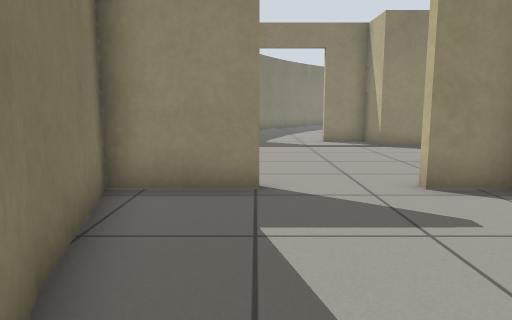
view 1 (above)

18 first-person views from a walk through a Gazebo world. The camera is 0.72 m above the floor, tilts 8° down and sees 70° across. The floor is counted in squares, 0.5 m on a side. Each view is taken from the middle of a square. On the plan, view 1 faces up. The plan holds only what a view shows up to about 16 squares ahead; the rest is blank. The place goes on beyond the plan. Gazebo's built-in surfaces are drawn with simple patterns.

view 2
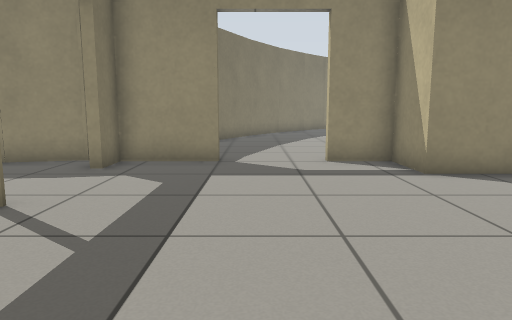

view 3
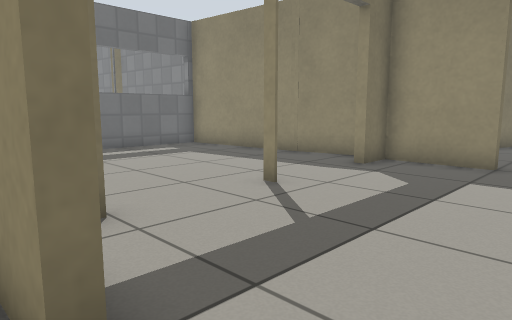

view 4
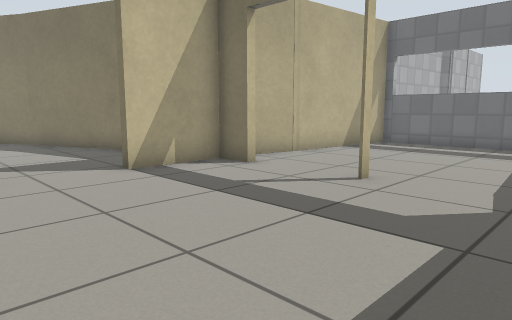

view 5
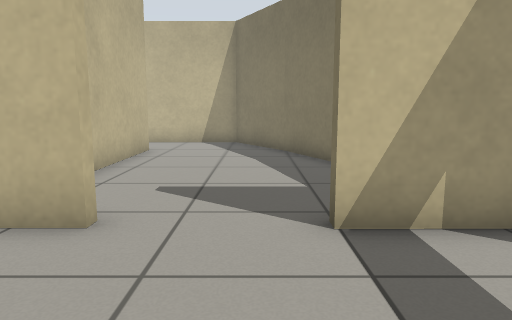

view 6
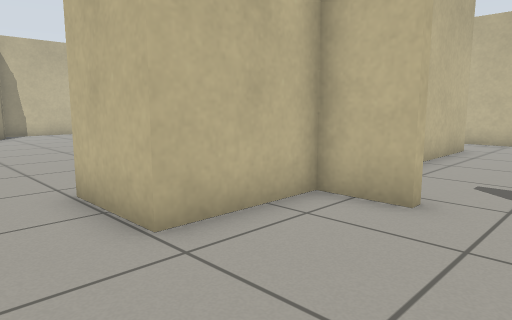

view 7
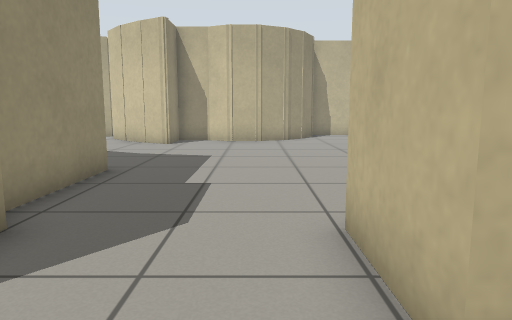

view 8
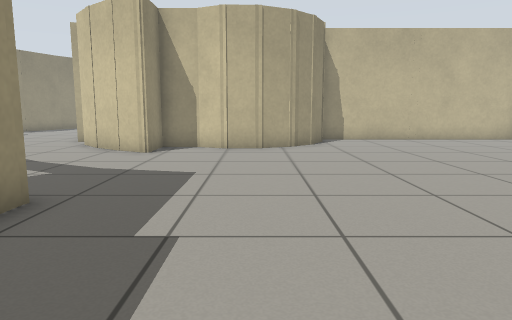

view 9
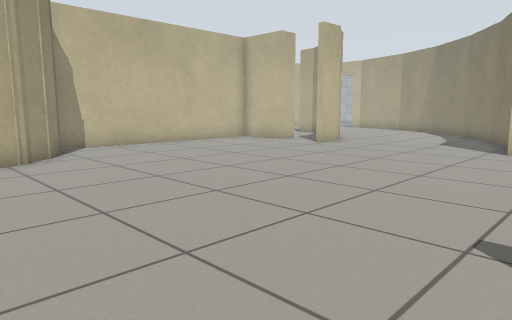

view 10
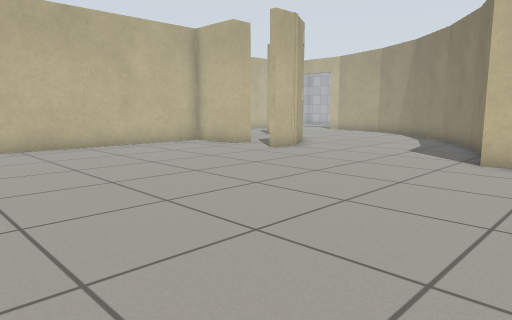

view 11
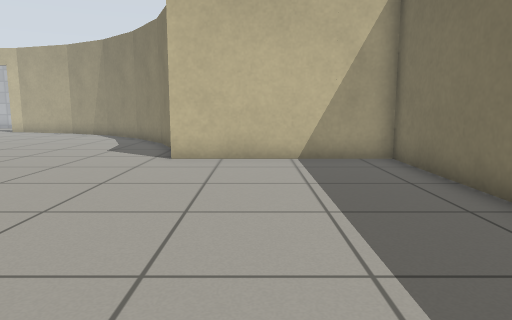

view 12
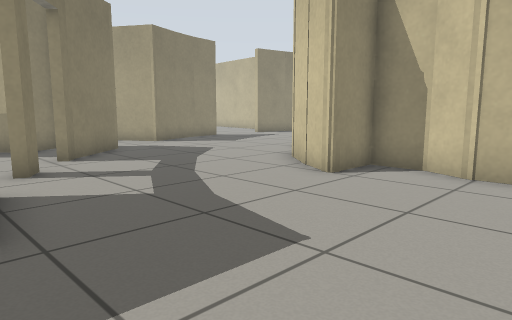

view 13
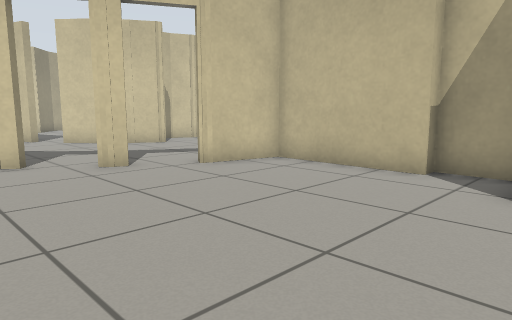

view 14
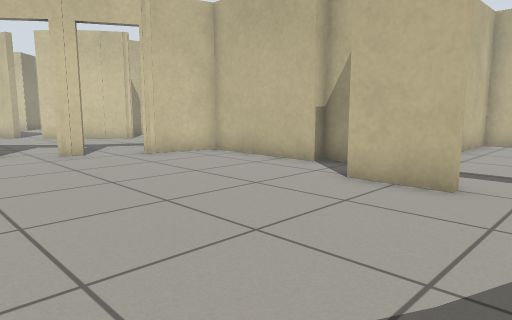

view 15
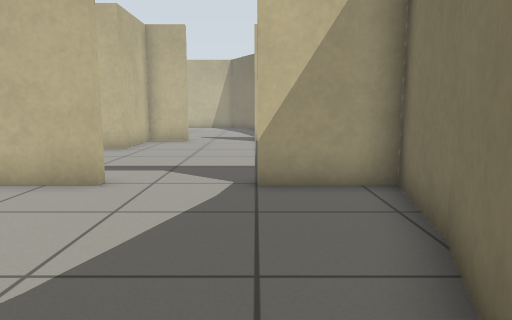

view 16
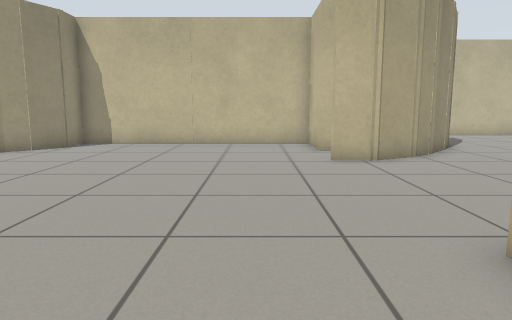

view 17
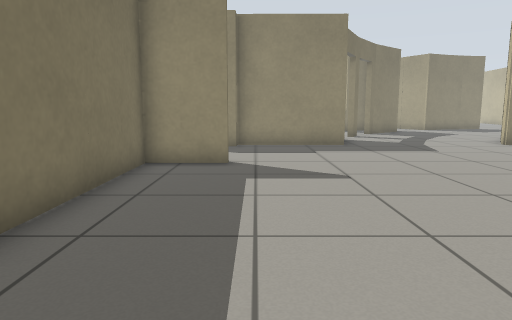

view 18
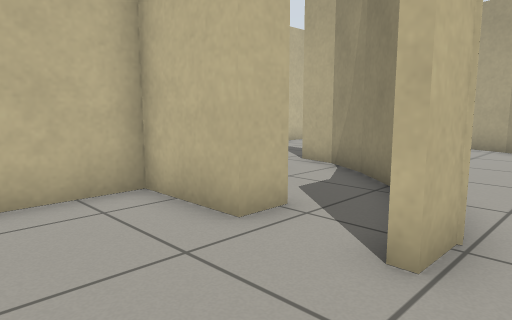

### Floor plan
Points are (right, up) in squares from view 1. A wall is a line through its corners. A room is listed if a view was taken in it or the views show most of it. See-through windows are left out.
Room 1 (views 1, 2, 3)
walls: (0, -1.5) (1.8, -4.7) (5.6, -4.7); (4.7, -1.9) (4.7, 2.8); (-1.8, 2.8) (0, -1.6); (0.1, 6.5) (-2.7, 6.4) (-1.7, 2.6); (4.6, 6.5) (3, 6.5)
ways out: opening at (1.5, 6.5) to room 2
Room 2 (views 4, 5, 6, 7)
walls: (0, 15.9) (-2.7, 15.9) (-2.7, 14.6); (4.7, 14) (4.7, 15.9) (2.9, 15.9); (-2.7, 8) (-2.7, 6.7) (0.1, 6.8); (3, 6.8) (4.7, 6.8) (4.7, 9.9)
ways out: opening at (1.5, 6.5) to room 1; opening at (5, 12) to room 3; open door at (1.5, 16) to room 4; open door at (-3, 11) to room 5
Room 3 (views 8, 9, 10, 11, 12, 16, 17, 18)
walls: (19.5, 11) (19.5, 12.4); (19.2, 11.9) (19.7, 13.2); (19.5, 13) (19.5, 14.5) (18, 14.5) (18, 15); (17.8, 14.5) (18.7, 16); (11.6, 14.5) (7.3, 14.5) (7.3, 14) (4.7, 14); (18.5, 15.6) (19.6, 17.1); (19.4, 16.8) (20.6, 17.9); (7.4, 9.6) (5.1, 9.6) (5.1, -1.5) (11.5, -1.5); (13.2, 19.2) (13, 18.7); (4.7, 9.9) (7.4, 9.9); (21.9, 18.7) (22.5, 18.9); (20.5, -2.3) (20.5, -1.2) (23, -1.2) (23, 8.1) (21.9, 8.1) (20.7, 8.7) (19.9, 9.6) (19.2, 11.1); (14.8, 21.2) (14.4, 20.7); (18.9, -3.9) (18.1, -2.3) (18.1, -1); (11.8, -3.7) (12.9, -6.2) (13.9, -7.5); (16.7, 22.8) (14.7, 21.1); (19.7, -4.7) (18.7, -3.5); (21.1, -5.9) (19.4, -4.4); (22.2, -6.5) (20.7, -5.6)
ways out: opening at (5, 12) to room 2; open door at (12.5, 18) to room 4; open door at (14, 20.5) to room 4; opening at (21, -3); gap at (21, 18)
Room 4 (views 13, 14, 15)
walls: (2.9, 16.2) (5.1, 16.2); (5.4, 14.3) (6.9, 14.3) (6.9, 14.8) (11.2, 14.8) (11.8, 17.2); (11.7, 16.9) (11.9, 17.3); (12.7, 18.8) (13, 19.4); (12.8, 19.1) (13.1, 19.5); (-0.9, 22.4) (-2.1, 19.1); (-2.1, 19.2) (-2.7, 16.2) (0, 16.2); (14.4, 20.7) (14.2, 20.9) (14.5, 21.3)
ways out: open door at (1.5, 16) to room 2; open door at (12.5, 18) to room 3; open door at (14, 20.5) to room 3
Room 5 (no view inside)
walls: (-5.7, 15.7) (-11, 15.3) (-11, 7.7) (-4.1, 7); (-3.7, 16.1) (-6.1, 15.7)
ways out: open door at (-3, 11) to room 2

Positions as (right, up) in squares from view 1, and headings:
1: (0, 0), facing up
2: (1, 6), facing up
3: (2, 6), facing up-left
4: (4, 15), facing down-left
5: (1, 11), facing down
6: (1, 12), facing down-right
7: (3, 11), facing right
8: (6, 11), facing right
9: (9, 12), facing down-right
10: (9, 9), facing down-right
11: (9, 9), facing down
12: (11, 10), facing up-right
13: (4, 23), facing down-right
14: (1, 23), facing down-right
15: (0, 23), facing down
16: (8, 1), facing right
17: (8, 0), facing up
18: (17, 2), facing down-right
